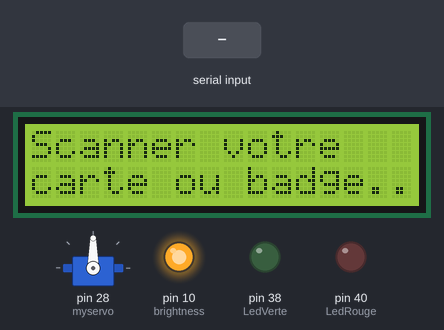
Bench run of a sketch on a simulated Arduino Mega 2560, built with avr-gcc and run on an emulated ATmega2560. Parts: 16×2 character LCD, servo, output pins drawn as LEDs (lit = HIGH). The inputs (shaded band) are chosen by the test bench. Pins used as bus, display or sensor lines are not drawn; what the sketch prints to the serial monitor is not drawn.

Above: at 3.3 s.
3.4 s: "b" received over Serial
At 3.62 s:
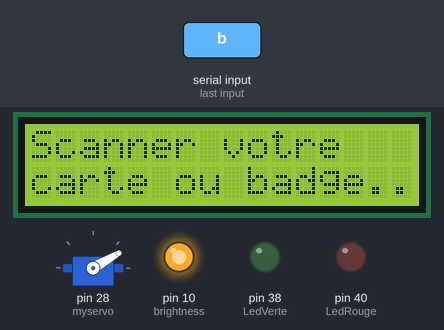
At 6.3 s:
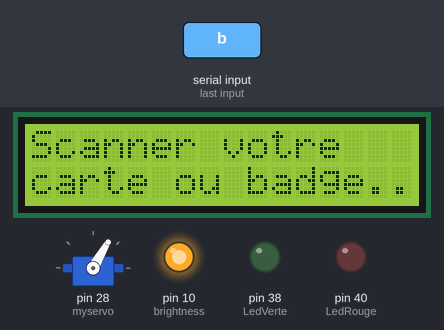
6.4 s: "a" received over Serial
At 8.0 s:
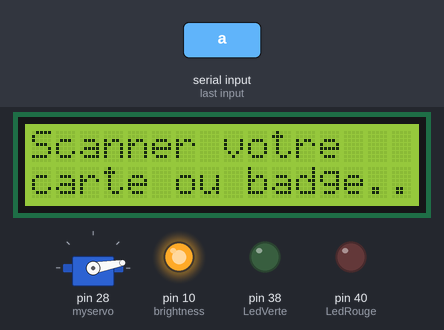
Timing chart, 0 to 9.5 s (numbered marks = the images above; inputs shaded):
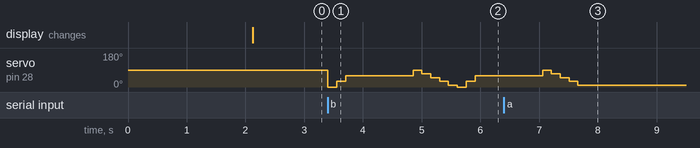

The sketch:

test.ino
```cpp
/*
  Projet de fin d'année : Mise en place d'un parking connecté avec une application de gestion

  Aminata Diallo
  Thierno Mamoudou Sabaly

  Voici le programme arduino de ce projet.
*/

#include <SPI.h>
#include <LiquidCrystal.h>
#include <MFRC522.h>
#include <Servo.h>

#define RST 5
#define SS 53
#define contrast 9
#define brightness 10

MFRC522 module_rfid(SS, RST);

//pin leds
const byte LedRouge = 40;
const byte LedVerte = 38;

//pins LCD
LiquidCrystal lcd(12, 11, 30, 32, 34, 36);

//variables servomoteur
Servo myservo;
int pos = 0;

//variable lecture série
char serie = 'r';
//variable etat scanner
int scanner = 0;
//variable etat moteur
int actionner = 0;
void setup() {
  //Leds
  pinMode(LedRouge, OUTPUT);
  pinMode(LedVerte, OUTPUT);
  //LCD
  InitialiseLCD();
  //RFID
  InitialiseRFID();
  //servo
  myservo.attach(28);
}

void loop() {
  //Affichage du message d'attente
  AttenteLCD();

  if(Serial.available()){
    //lecture du port sérial
    serie = Serial.read();

    if(serie == 'a'){ //correspond lancement de la RFID
      scanner = 1;
      actionner = 0;
    }else if(serie == 'b'){
      scanner = 0;
      actionner = 1;
    }
  }
 String iden = "";
  if(scanner == 1){
    if (! module_rfid.PICC_IsNewCardPresent()) {
      return;
    }

      // Select one of the cards
    if (! module_rfid.PICC_ReadCardSerial()) {
      return;
    }
    iden = Extract_Stock_Info();
    Serial.println(iden);
  }

  if(actionner == 1){
    for(pos=0; pos < 90; pos += 30){
        myservo.write(pos);
        delay(150);
      }
      delay(1000);
      for (int pos=90; pos >= 0; pos -= 20) {
        myservo.write(pos);
        delay(150);
      }
      Serial.println("Moteur actionne");
  }
}

void InitialiseLCD(){
  lcd.begin(16, 2);
  pinMode(contrast, OUTPUT);
  pinMode(brightness, OUTPUT);
  digitalWrite(contrast, LOW);
  analogWrite(brightness, 255);
  lcd.setCursor(0,0);
  lcd.print("Dispositif");
  lcd.setCursor(0,1);
  lcd.print("d'idenification");
  delay(2000);
  lcd.clear();
}

void InitialiseRFID(){
  Serial.begin(9600);
  while(!Serial);
  SPI.begin();
  module_rfid.PCD_Init();
  module_rfid.PCD_DumpVersionToSerial();
}


void AttenteLCD(){
  lcd.setCursor(0,0);
  lcd.print("Scanner votre");
  lcd.setCursor(0,1);
  lcd.print("carte ou badge...");
}

String Extract_Stock_Info(){
  String uid="";
  for(byte i=0; i<module_rfid.uid.size; i++){
    uid.concat(String(module_rfid.uid.uidByte[i] < 0x10 ? " 0 " : " "));
    uid.concat(String(module_rfid.uid.uidByte[i], HEX));
  }

  uid.toUpperCase();

  return uid;
}

void MessageLCD_Led(boolean b){
  if(b){
    lcd.clear();
    lcd.setCursor(0,0);
    lcd.print("Acces autorise");
    digitalWrite(LedVerte, HIGH);
  }else{
    lcd.clear();
    lcd.setCursor(0,0);
    lcd.print("Acces refuse");
    digitalWrite(LedRouge, HIGH);
  }
}

void ActionnerMoteur(){
    for (int pos = 110; pos >= 30; pos -= 20) {
        myservo.write(pos);
        delay(150);
      }
}

void RemetMoteur(){
    for(int pos = 30; pos <= 110; pos += 20) {
        myservo.write(pos);
        delay(150);
     }

}
```

Measured:
- after the input at 3.4 s, servo on pin 28 (myservo): 90° → 0° at once, → 30° 0.15 s later, → 60° 0.15 s later, → 90° 1.2 s later, … (11 changes in this stretch)
- after the input at 6.4 s, servo on pin 28 (myservo): goes on until 7.7 s, then stays 10°
